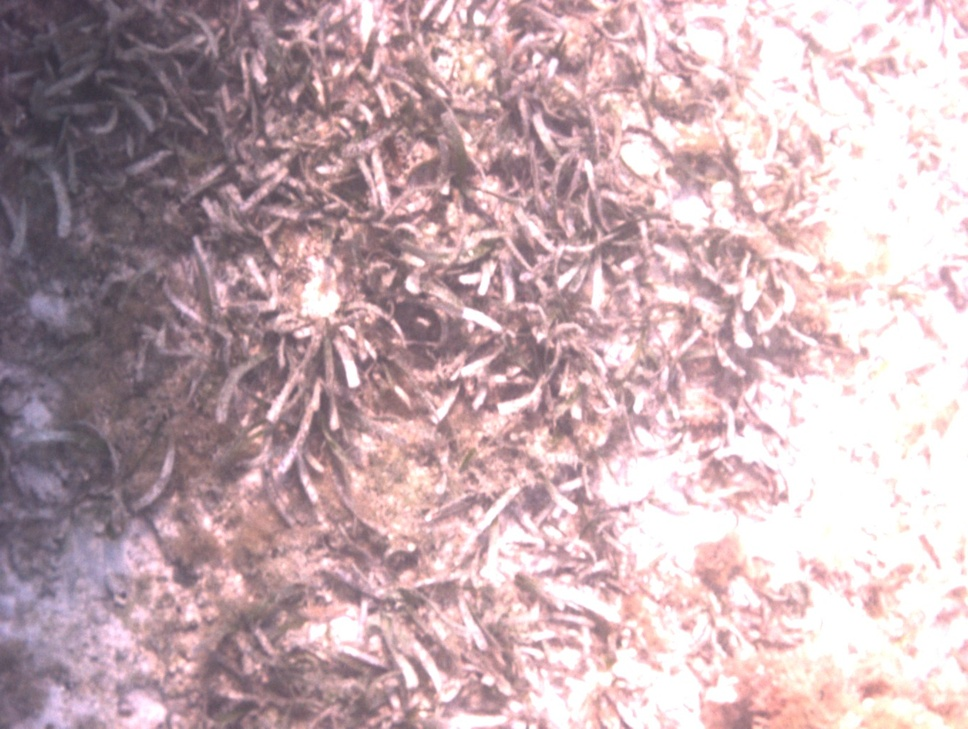
#> input picture CoralImageClassification/v.3.0/test/test.jpg, 968 x 729 px, shrunk from 1360 x 1024 before the run
$ python test.py   (Python 2 division)   (older library calls are emulated)
#> lines starting #> are read from the running program, lines starting #| are printed output that depends on the picture; long printed decimals are rounded
### CoralImageClassification/v.3.0/Modules/ImageIO.py
import cv
import cv2
import os
import numpy
from PIL import Image
from numpy import array


'''
Read and write images using openCV. This is a central class to read and write files and is really just a simple wrapper class. You don't need this at all!

'''


def cvread(filename):
    '''Use openCV to read an image'''
    return cv.LoadImage(filename)

# [4 lines left out: function as_array, not called in this run]


def cv2read(filename):
    '''Use cv2 to read an image'''
#> called with filename = 'test.jpg'
    return cv2.imread(filename)
#> returned value is the input picture: shape (729, 968, 3); mean B, G, R 177.8, 172.2, 197.2

# [5 lines left out: function cv2grayscale, not called in this run]

### CoralImageClassification/v.3.0/Modules/Analysis.py
import numpy
import cv2
import sys

'''
A module that contains several different classes for the analysis of images.

Stats has some basic statistics, FFT has fast Fourier transform methods, Features is supposed to do feature detection (but see below), and edges has edge detection methods.

Note: At the moment the feature detection does not work. It is flaky in python openCV ... it was working in the last version but not the curent one.

'''


class Stats:
    '''Simple statistics for an image, eg. mean, median, min, max'''

    def min(self, img):
        '''The minimum value in an image (probably 0!)'''
        return numpy.min(img)

    def median(self, img):
        '''The median value in an image'''
        return numpy.median(img)

    def mean(self, img):
        '''The mean value for the image'''
        return numpy.mean(img)

    def max(self, img):
        '''The maximum value for the image (probably 254)'''
        return numpy.max(img)


class FFT:

    '''A class to handle the fft calls for image analysis'''

    def fft(self, img):
        '''Calculate the fast Fourier transformation of an image. This requires a 2D image (e.g. greyscale or single color channel.
        fft = fft(img)
        '''
        if (len(img.shape) != 2):
            sys.stderr.write("The image passed to fft is not a 2D image. Please refactor")
            sys.exit(-1)

        return numpy.fft.fft2(img)

    def energy(self, img):
        '''The energy in the image is calculated as the square root of the sum of squares of the magnitude of the fft (the real part).
        Returns a single integer for the image. '''

        return numpy.sqrt(numpy.sum(numpy.abs(self.fft(img)) ** 2))


class Features:
    '''An internal class to extract some information based on the number of keypoints in the image.

    We use SURF feature detection to extract the laplacian and the hessians of the image'''

    def __init__(self):
        self.img = None
        self.keypoints = None
        self.descarray = None
        self.lp = None
        self.he = None
        self.keypointsizes=[]
        self.orbdetector = None
        self.keypoints = None

    # [32 lines left out: functions detect_kp_surf, detect_kp_ORB, not called in this run]

    def numberKeyPoints(self):
        '''Get the number of keypoints'''
        return len(self.keypointsizes)

    def medianKeyPointSize(self):
        '''Get the median size of the keypoints'''
        return numpy.median(self.keypointsizes)

    def meanKeyPointSize(self):
        '''Get the mean size of the key points'''
        return numpy.mean(self.keypointsizes)

    def numKeyPoints(self, minSize=50):
        '''Get the number of key points larger than a give size (default: 50)'''
        return sum(self.keypointsizes > minSize)


    # [11 lines left out: functions laplacian, hessian, not called in this run]

class Laplacian:
    '''Calculate the Laplacian (2nd derivative) of the image.
    The kernel size must be an odd number between 1 and 31.
    Seven or nine seem like good defaults.'''

    # [12 lines left out: functions calculate, sum, not called in this run]

class Edges:
    '''Various edge detection techniques'''

    def Canny(self, img, threshold1=1, threshold2=255):
        '''Canny edge detection with two thresholds to find the edges between'''
        return cv2.Canny(img, threshold1, threshold2)

    def sumCanny(self, img, threshold1=1, threshold2=255):
        '''The total length of the edges in the image'''
        return numpy.sum(self.Canny(img, threshold1, threshold2))

### CoralImageClassification/v.3.0/test/test.py

''' A test suite written to test the image analysis code.

All of these tests should pass'''

import sys
sys.path.append('../Modules/')
import ImageIO
from Analysis import *
import os

imageFile = 'test.jpg'
if not os.path.exists(imageFile):
    sys.stderr.write("The test image file " + imageFile + " does not exist! Can't complete tests");
    sys.exit(-1)

image = ImageIO.cv2read(imageFile)
grayscale = cv2.cvtColor(image,cv2.COLOR_BGR2GRAY)
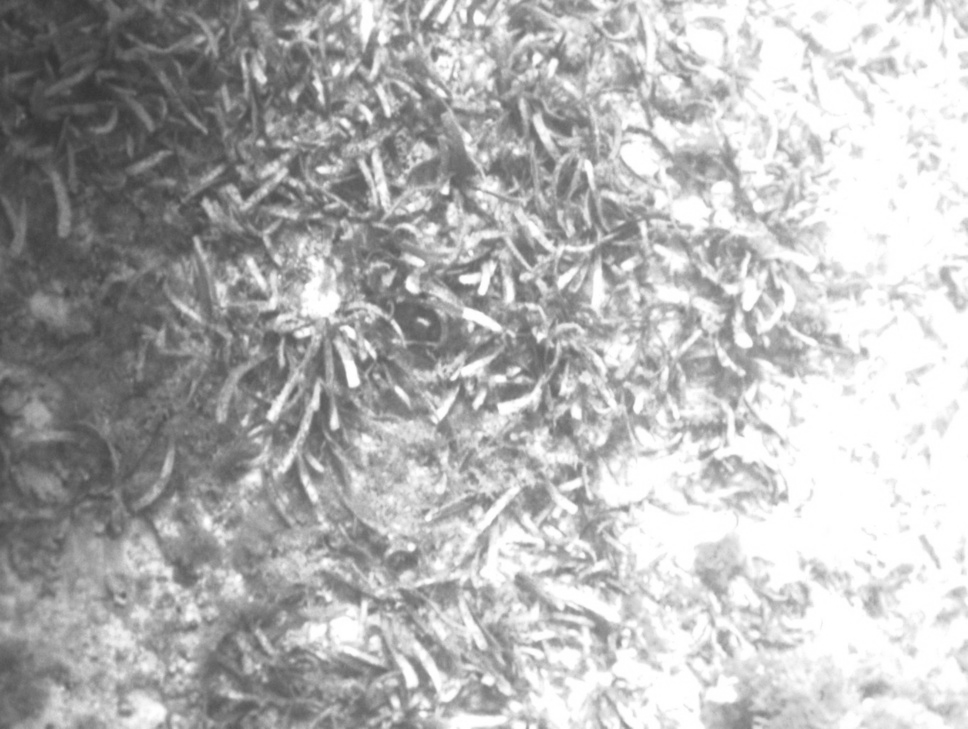
#> grayscale: shape (729, 968); min 50, max 255, mean 180.3

# test the statistics module

print "The following tests are performed on the grayscale image:"
print "\nTesting the stats class"
s=Stats()
print "Testing minimum: ", s.min(grayscale)
#| Testing minimum:  50
print "Testing maximum: ", s.max(grayscale)
#| Testing maximum:  255
print "Testing mean: ", s.mean(grayscale)
#| Testing mean:  180.331
print "Testing median: ", s.median(grayscale)
#| Testing median:  183.0

print "\nTesting the fft class"
f=FFT()
print "Testing FFT: "
ff=f.fft(grayscale)
print "Testing the energy: ", f.energy(grayscale)
#| Testing the energy:  133610955.199

print "\nTesting the feature detection"
sf = Features()
#print "Testing the laplacian: ", sf.get_laplacian(grayscale)

print "\nTesting the edge detection"
e = Edges()
print "Testing Canny"
c = e.Canny(grayscale)
#> in Canny, `return cv2.Canny(img, threshold1, threshold2)`:
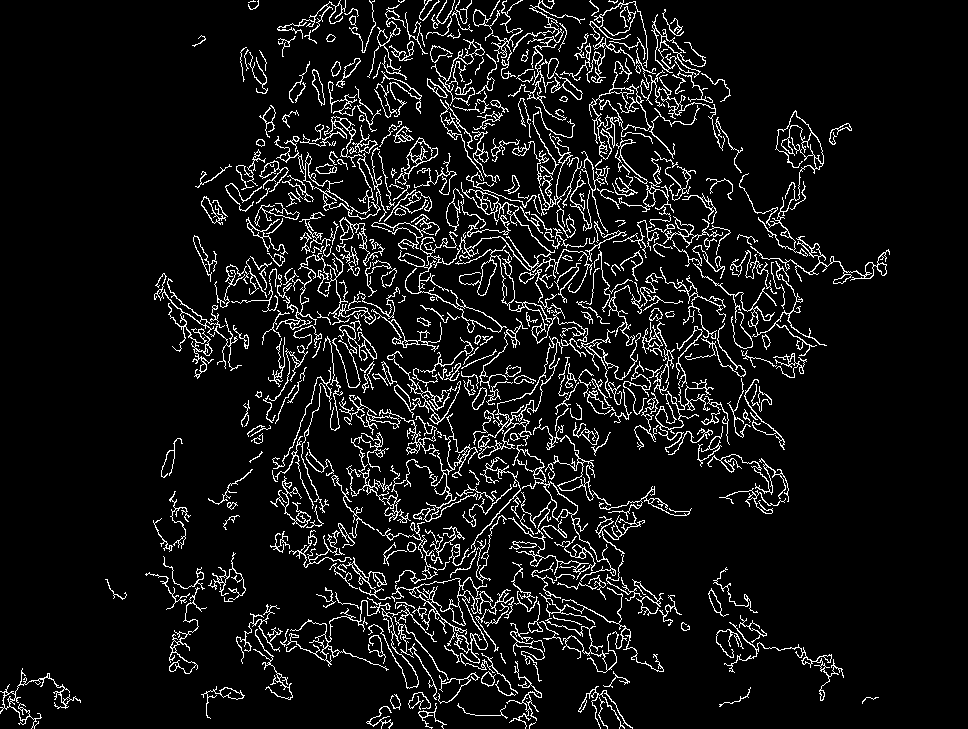
#> returned value: shape (729, 968); 8.2% white in thin lines or dots
print "Testing the sum: ", e.sumCanny(grayscale)
#| Testing the sum:  14676525
